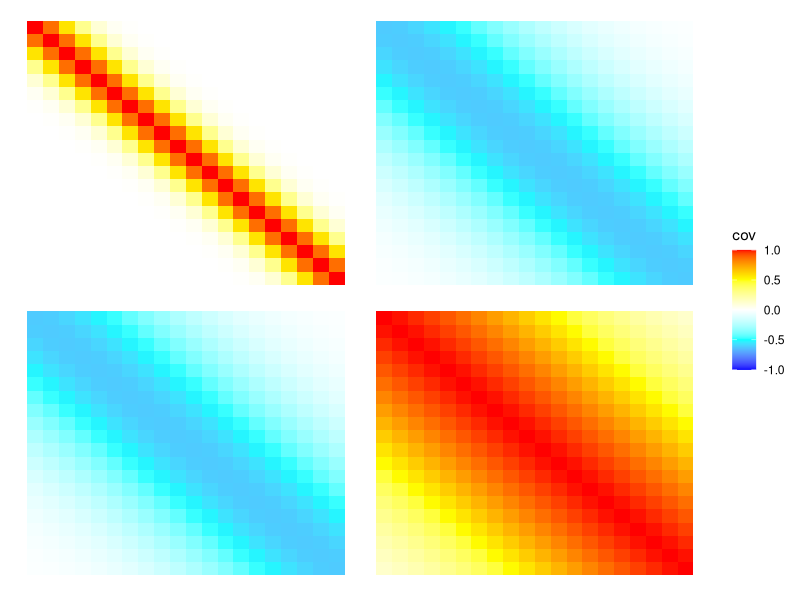

Generate this figure with R: (Note: this script raises an error after producing the figure.)
library(dplyr)
library(ggplot2)
library(gganimate)

cust_theme <- theme_bw() + theme(
  #legend.position="none", 
  axis.title = element_blank(), axis.ticks = element_blank(), 
  axis.text = element_blank(), strip.text = element_blank(), 
  strip.background = element_blank(), panel.spacing=unit(0,"lines"),
  panel.border = element_blank(),
  panel.grid = element_blank())

# Variance/covariance
v1 <- 1
v2 <- 1
v12 <- -1

# Input space
n <- 20
X <- seq(0,10,length.out=n)

# length-scale for task 1 set at 1, task 2 varies from 1 to 5
l <- seq(1,5,length.out=5)

long <- expand.grid(xi=X,xj=X,task1=1:2,task2=1:2,l2=l)

long <- long %>%
  mutate(l1=1)

calc <- long %>%
  mutate(cov=ifelse(task1==task2,
                    ifelse(task1==1,
                           v1*exp(-0.5*((xi-xj)/l1)^2),
                           v2*exp(-0.5*((xi-xj)/l2)^2)),
                    v12*sqrt(2*l1*l2/(l1^2+l2^2))*exp(-(xi-xj)^2/(l1^2+l2^2))))

test <- ggplot(calc,aes(x=xj,y=xi,fill=cov)) +
  geom_tile() +
  scale_y_reverse() +
  scale_x_continuous() +
  scale_fill_gradientn(colours=c("blue","cyan","white", "yellow","red"), values=scales::rescale(c(-1,0,1)))+
  facet_grid(task1~task2) +
  cust_theme
  #transition_states(states = l2,transition_length = 2,state_length = 0) +
  #labs(title = 'Task 1 lengthscale: 1; Task 2 lengthscale: {closest_state}', x = 'GDP per capita', y = 'life expectancy')
  
test

example <- calc %>%
  mutate(example=ifelse(task1==1 & task2==2 & xi == 2 & xj ==3,
                "yes","no"))

ggplot(example,aes(x=xj,y=xi,fill=cov)) +
  geom_tile(aes(width=example)) +
  scale_y_reverse() +
  scale_x_continuous() +
  scale_fill_gradientn(colours=c("blue","cyan","white", "yellow","red"), values=scales::rescale(c(-1,0,1)))+
  facet_grid(task1~task2) +
  cust_theme
